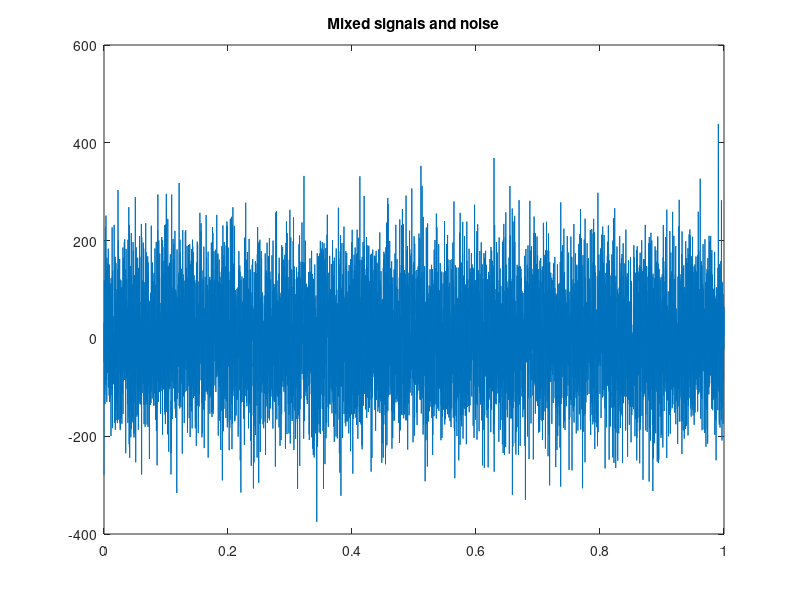
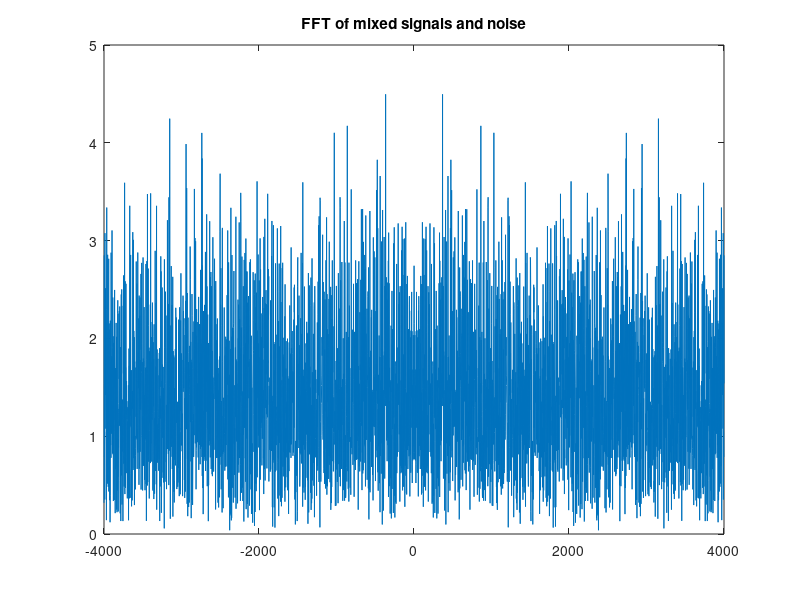
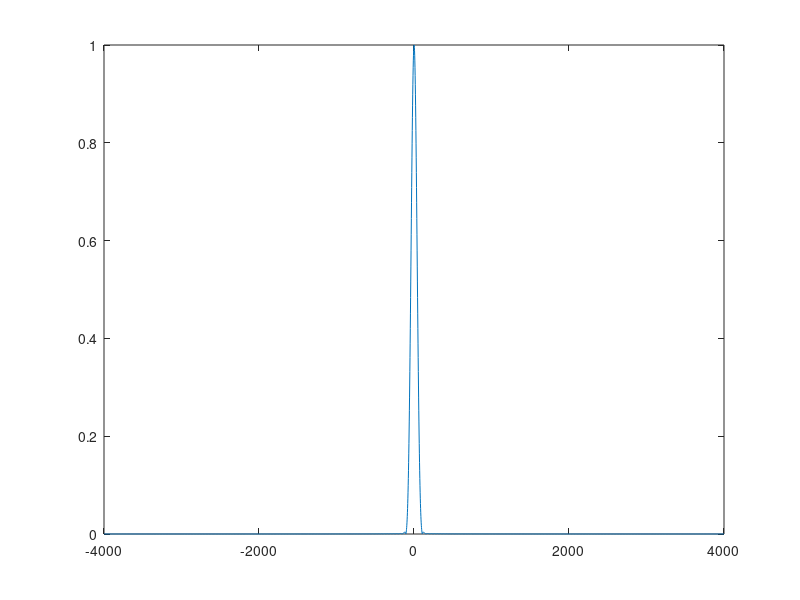
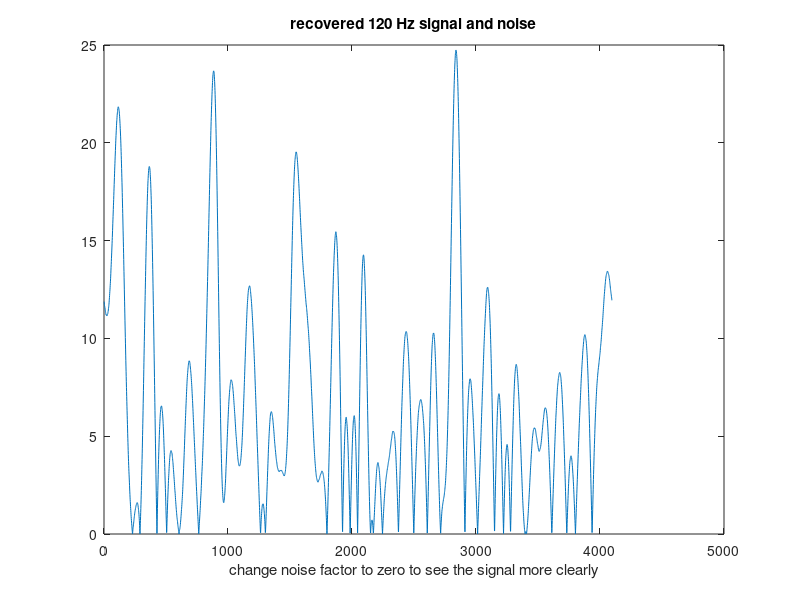

The MATLAB script that drew these images, in order:
clear all; close all; clc;

Fs = 8000; % sampling frequency
T = 1/Fs;

t = linspace(0,1,8000);
f1 = 1250; % freq1
f2 = 2550; % freq2
f3 = 5; % freq3
sig1 = 2*cos(2*pi*f1*t); %signal 1
sig2 = cos(2*pi*f2*t); %signal 2
sig3 = cos(2*pi*f3*t); %signal 3
noise = 100*randn(1,8000); % random Gaussian noise - change the factor at the beginning to change noise magnitude
% noise = 10*rand(1,8000); % there is a DC component

sigs = sig1+sig2+sig3+noise; %mixed signals and noise


figure(); plot(t, sigs); title('Mixed signals and noise');

L = 4000; %length of FFT
NFFT = 2^nextpow2(L); %make window into power of 2 (faster computational time);

sigs_fft = fft(sigs, NFFT)/L; % FFT of mixed signal and noise
% f = linspace(-NFFT/2,NFFT/2+1,NFFT);
f = Fs/2*linspace(-1,1,NFFT); % frequency axis
figure(); plot(f,(fftshift(abs(sigs_fft)))); title('FFT of mixed signals and noise');


% noise1 = randn(1,8000);
% noise2 = rand(1,8000);
% figure(); pwelch(noise1);
% figure(); pwelch(noise2);

%%%%%%%%%%%%%%%%%%%%%%%%%%%%%%%%%%%%%%%%%%%%%%%%%%%%%%%%%%
% low pass filter part
lp = fir1(200, 0.01); % FIR LPF 20 orders, cutoff at 0.1*4000 = 400 Hz
lp_fft = fft(lp, NFFT); % FFT of the filter
figure(); plot(f, fftshift(abs(lp_fft)));
%%%%%%%%%%%%%%%%%%%%%%%%%%%%%%%%%%%%%%%%%%%%%%%%%%%%%%%%%%

recov_fft = lp_fft.*sigs_fft; % multiplying filter and mixed signals in frequency domain
recov = L*ifft(recov_fft); % recover the signal (any signal lower than 400 Hz in this case)
figure(); plot(abs(recov)); 
xlabel('change noise factor to zero to see the signal more clearly');
title('recovered 120 Hz signal and noise');
% change f3 to about 5 Hz to see clear signal;




%%

clear all; close all ; clc;

Vin=1;
fs=20000;
t=0:1/fs:5;
f1=10000;
V=Vin*cos(2*pi*f1*t);
R=214210;
I=V/R;
Iin=Vin/R;

Rf=10000;

Q=0.03; %flow rate
    
D= 19.54e-6; %diameter of the channel
p= 1; %number of peaks
k1= 0.00027; %proportionality constant
period= k1/Q;
f2=1/period; %frequency of signal
pulse_shape= zeros(1,length(t));
noise= 2e-12*sqrt(f2);



d= 3e-6;

resistivity= 1.176; %NaCl solution resistivity
r= -4*resistivity*d^3/(pi*D^4);
delI= abs((r/R^2)*Iin);
    
t1 = 0:1/fs:(period/2)*p; %duration of signal
         
for k=1:length(t1)
    pulse_shape(k+2*fs)= abs(sin(2*pi*f2*t1(k))*delI);
end

% sig = delI*10000*cos(2*pi*150*t);

signal= I+pulse_shape; % there is one pulse at about 100 samples
    
noisy_signal_I= signal + noise*(randn(1, length(t)));

noisy_signal_V=noisy_signal_I*Rf;

C1= noisy_signal_V.*cos(2*pi*f1*t);  
% C2= lowpassfilter(C1);

figure();
plot(t,C1);

% fil = gui_lpf(C1);



%%%%%%%%%
len = length(C1);
NFFT = 2^nextpow2(len);
f = fs/2*linspace(-1,1,NFFT); % frequency axis
c1_fft = fft(C1,NFFT)/len;
figure(); plot(f, fftshift(abs(c1_fft))); hold on;


%%%%% FILTER %%%%%

tap = 800;
% lp = fir1(tap, [0.008 0.02], 'DC-0'); % FIR LPF 20 orders, cutoff at 0.1*4000 = 400 Hz
lp = fir1(tap, 0.012);
lp_fft = fft(lp, NFFT); % FFT of the filter
plot(f, fftshift(abs(lp_fft)), 'r'); title('FFT sigs and filter');

recov_fft = lp_fft.*c1_fft;
plot(f, fftshift(abs(recov_fft)), 'c'); hold off;
legend('orig fft', 'filter', 'recov fft')

recov = len*ifft(recov_fft);
recov = recov(:,1:len - tap);
% recov = [recov C1(:, end-tap+1:end)];
figure(); plot(abs(recov)); title('FFT recovered signals');

%%%%%%%%
